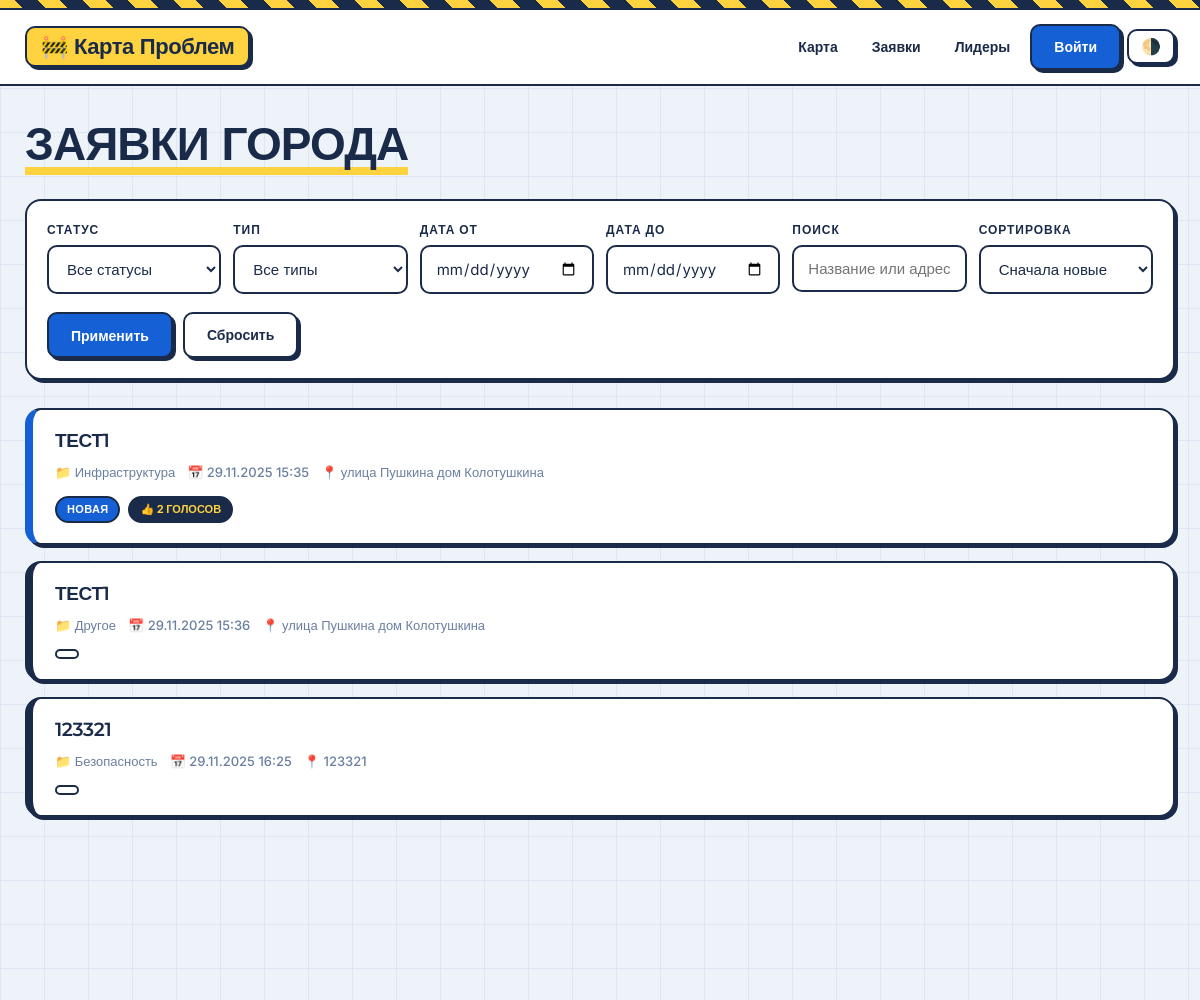
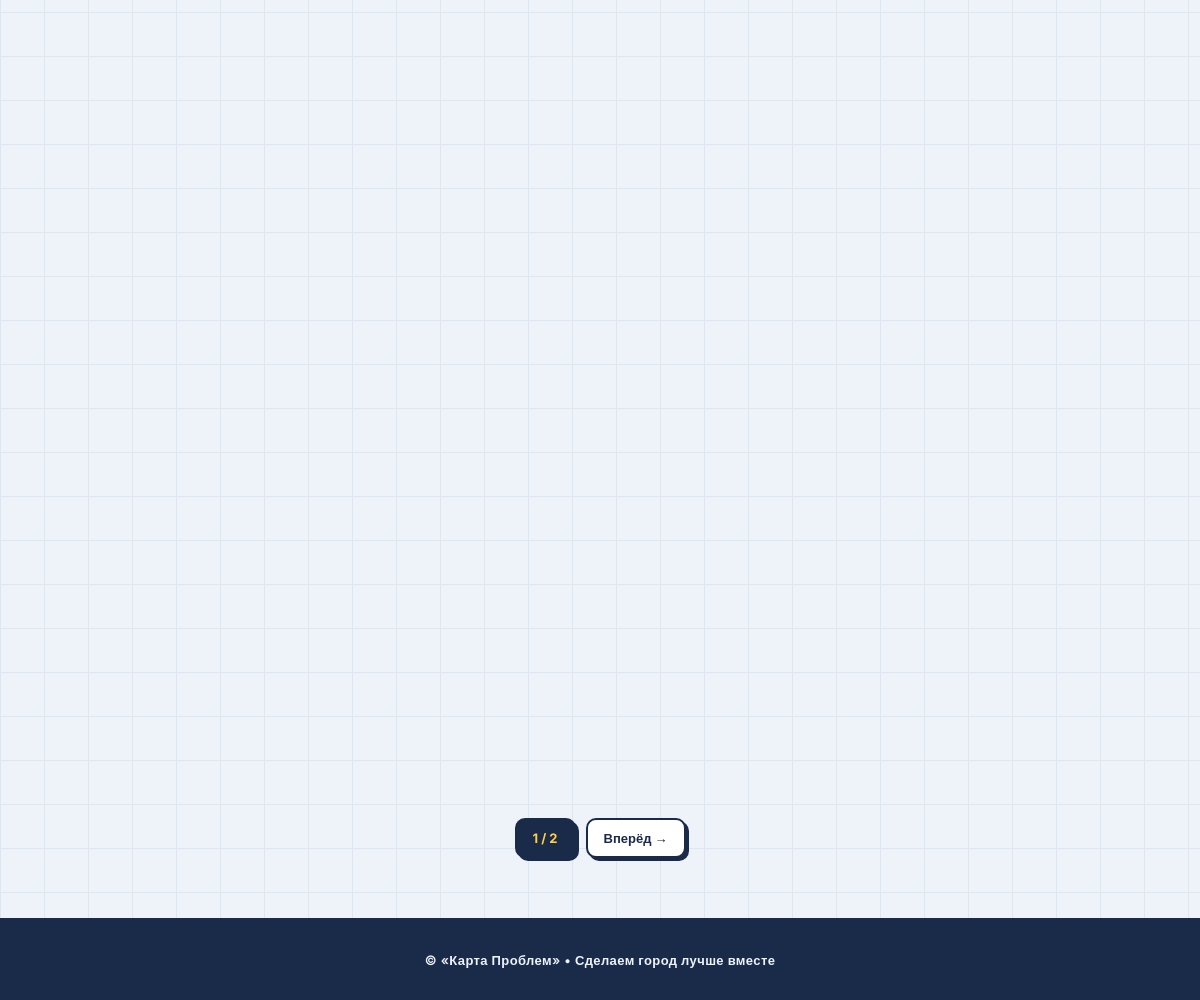
The app's page /problems/ with its own data (2 pictures, top to bottom).
### my_app/models.py (models this page shows, shortened)
class Problem(models.Model):
    class ProblemType(models.TextChoices):
        INFRASTRUCTURE = 'infrastructure', 'Инфраструктура'
        SAFETY = 'safety', 'Безопасность'
        BEAUTIFICATION = 'beautification', 'Благоустройство'
        SOCIAL = 'social', 'Социальное'
        OTHER = 'other', 'Другое'
    class Status(models.TextChoices):
        NEW = 'new', 'Новая'
        IN_PROGRESS = 'in_progress', 'В процессе'
        COMPLETED = 'completed', 'Решена'
        REJECTED = 'rejected', 'Отклонена'
    author = models.ForeignKey(
        User,
        on_delete=models.CASCADE,
        related_name='problems',
        verbose_name='Автор',
        null=True,
        blank=True,
    )
    title = models.CharField(max_length=100, verbose_name='Название')
    description = models.TextField(max_length=1000, verbose_name='Описание')
    picture = models.ImageField(
        upload_to='problems/%Y/%m/%d/',
        verbose_name='Фото',
        null=True,
        blank=True,
    )
    problem_type = models.CharField(
        max_length=50,
        choices=ProblemType.choices,
        default=ProblemType.OTHER,
        verbose_name='Тип проблемы',
    )
    address = models.CharField(max_length=300, verbose_name='Адрес объекта')
    status = models.CharField(
        max_length=50,
        choices=Status.choices,
        default=Status.NEW,
        verbose_name='Статус',
    )
    latitude = models.FloatField(verbose_name='Широта', null=True, blank=True)
    longitude = models.FloatField(verbose_name='Долгота', null=True, blank=True)
    create_time = models.DateTimeField(auto_now_add=True, verbose_name='Дата создания')
    updated_time = models.DateTimeField(auto_now=True, verbose_name='Дата обновления')
    completion_rewarded = models.BooleanField(
        default=False,
        verbose_name='Баллы за решение начислены',
    )
    class Meta:
        verbose_name = 'Проблема'
        verbose_name_plural = 'Проблемы'
        ordering = ['-create_time']
    def get_absolute_url(self):
        return reverse('problem_detail', kwargs={'pk': self.pk})

### my_app/views.py (the view, shortened to what this page needs)
# urls.py: path('problems/', views.problem_list_view, name='problem_list'),
def problem_list_view(request):
    problems = Problem.objects.annotate(votes_total=Count('votes'))
    filter_form = ProblemFilterForm(request.GET or None)
    paginator = Paginator(problems, 10)
    page_obj = paginator.get_page(request.GET.get('page'))
    q = request.GET.copy()
    q.pop('page', None)
    query_string = q.urlencode()
    return render(request, 'problem_list.html', {
        'problems': page_obj,
        'page_obj': page_obj,
        'filter_form': filter_form,
        'query_string': query_string,
        'is_my_problems': False,
    })

### my_app/forms.py
class ProblemFilterForm(forms.Form):
    SORT_CHOICES = [
        ('-create_time', 'Сначала новые'),
        ('create_time', 'Сначала старые'),
        ('-votes', 'По голосам'),
    ]
    status = forms.ChoiceField(
        choices=[('', 'Все статусы')] + list(Problem.Status.choices),
        required=False,
        label='Статус',
    )
    problem_type = forms.ChoiceField(
        choices=[('', 'Все типы')] + list(Problem.ProblemType.choices),
        required=False,
        label='Тип',
    )
    date_from = forms.DateField(
        required=False,
        label='Дата от',
        widget=forms.DateInput(attrs={'type': 'date'}),
    )
    date_to = forms.DateField(
        required=False,
        label='Дата до',
        widget=forms.DateInput(attrs={'type': 'date'}),
    )
    search = forms.CharField(
        required=False,
        label='Поиск',
        widget=forms.TextInput(attrs={'placeholder': 'Название или адрес'}),
    )
    sort = forms.ChoiceField(
        choices=SORT_CHOICES,
        required=False,
        label='Сортировка',
    )

### my_app/context_processors.py (called while the page is built)
def yandex_maps(request):
    return {'YANDEX_MAPS_API_KEY': getattr(settings, 'YANDEX_MAPS_API_KEY', '')}

### my_app/templates/problem_list.html (shortened to what this page needs)
{% extends "base.html" %}
{% block content %}
<div class="list-head">
    <h1>{% if is_my_problems %}Мои заявки{% else %}Заявки города{% endif %}</h1>
</div>
{% if not is_my_problems %}
<form method="get" class="filters-grid">
    {% for field in filter_form %}
        <div>
            <label for="{{ field.id_for_label }}">{{ field.label }}</label>
            {{ field }}
        </div>
    {% endfor %}
    <div class="filters-actions">
        <button type="submit" class="btn btn-primary">Применить</button>
        <a href="{% url 'problem_list' %}" class="btn btn-outline">Сбросить</a>
    </div>
</form>
{% endif %}
<div class="problems-list">
    {% for problem in problems %}
        <div class="problem-card s-{{ problem.status }} reveal">
            <h3><a href="{{ problem.get_absolute_url }}">{{ problem.title }}</a></h3>
            <div class="problem-meta">
                <span>📁 {{ problem.get_problem_type_display }}</span>
                <span>📅 {{ problem.create_time|date:"d.m.Y H:i" }}</span>
                <span>📍 {{ problem.address|truncatechars:50 }}</span>
            </div>
            <div class="problem-badges">
                <span class="badge-status b-{{ problem.status }}">{{ problem.get_status_display }}</span>
                {% if problem.votes_total %}
                    <span class="badge-votes">👍 {{ problem.votes_total }} голосов</span>
                {% endif %}
            </div>
        </div>
    {% endfor %}
</div>
{% if page_obj.has_other_pages %}
    <div class="pagination">
        <span>{{ page_obj.number }} / {{ page_obj.paginator.num_pages }}</span>
        {% if page_obj.has_next %}
            <a href="?page={{ page_obj.next_page_number }}{% if query_string %}&{{ query_string }}{% endif %}">Вперёд →</a>
        {% endif %}
    </div>
{% endif %}
{% endblock %}

### my_app/templates/base.html (style rules this page uses)
:root { --bg: #EEF3FA; --bg-map: #DDE7F3; --surface: #FFFFFF; --text: #1A2B4A; --text-muted: #6A7FA0; --primary: #1560D5; --primary-hover: #0F4CAD; --yellow: #FFD23F; --yellow-dark: #E6B800; --red: #E64A4A; --green: #27AE60; --border: #1A2B4A; --radius: 16px; --radius-sm: 10px; --shadow: 5px 5px 0 var(--border); --shadow-sm: 3px 3px 0 var(--border); --shadow-soft: 0 6px 20px rgba(26, 43, 74, 0.08); }
* { box-sizing: border-box; }
html { scroll-behavior: smooth; }
body { margin: 0; min-height: 100vh; font-family: 'Inter', sans-serif; color: var(--text); background-color: var(--bg); background-image: linear-gradient(var(--bg-map) 1px, transparent 1px), linear-gradient(90deg, var(--bg-map) 1px, transparent 1px); background-size: 44px 44px; line-height: 1.55; overflow-x: hidden; }
h1, h2, h3, h4, .logo { font-family: 'Montserrat', sans-serif; font-weight: 800; letter-spacing: -0.02em; color: var(--text); margin-top: 0; line-height: 1.15; }
a { color: var(--primary); text-decoration: none; font-weight: 600; transition: all .2s ease; }
.btn { padding: 10px 22px; border-radius: var(--radius-sm); border: 2px solid var(--border); background: var(--yellow); color: var(--text); font-weight: 700; font-size: 14px; font-family: 'Inter', sans-serif; cursor: pointer; text-align: center; box-shadow: var(--shadow-sm); transition: all .2s ease; display: inline-block; }
.btn-primary { background: var(--primary); color: white; }
.btn-outline { background: var(--surface); color: var(--text); }
input, textarea, select { width: 100%; padding: 12px 14px; border: 2px solid var(--border); border-radius: var(--radius-sm); background: var(--surface); color: var(--text); font-family: 'Inter', sans-serif; font-size: 15px; outline: none; margin-bottom: 6px; transition: all .2s ease; }
label { display: block; margin-bottom: 6px; font-weight: 700; font-size: 12px; color: var(--text); text-transform: uppercase; letter-spacing: 0.08em; }
.reveal { opacity: 0; transform: translateY(30px); transition: all 0.7s cubic-bezier(0.25, 1, 0.5, 1); }
.reveal.active, .reveal-left.active, .reveal-right.active, .reveal-zoom.active { opacity: 1; transform: translate(0) scale(1); }

### my_app/templates/problem_list.html (style rules this page uses)
.list-head { display: flex; justify-content: space-between; align-items: center; flex-wrap: wrap; gap: 16px; margin-bottom: 28px; }
.list-head h1 { font-size: clamp(30px, 4vw, 46px); text-transform: uppercase; margin: 0; position: relative; display: inline-block; }
.list-head h1::after { content: ""; position: absolute; bottom: -4px; left: 0; right: 0; height: 8px; background: var(--yellow); z-index: -1; }
.filters-grid { display: grid; gap: 12px; margin-bottom: 28px; grid-template-columns: repeat(auto-fit, minmax(170px, 1fr)); padding: 20px; border: 2px solid var(--border); border-radius: var(--radius); background: var(--surface); box-shadow: var(--shadow-sm); }
.filters-actions { grid-column: 1 / -1; display: flex; gap: 10px; flex-wrap: wrap; }
.problems-list { display: grid; gap: 16px; }
.problem-card { background: var(--surface); border: 2px solid var(--border); border-radius: var(--radius); padding: 20px 22px; box-shadow: var(--shadow-sm); transition: transform .2s ease; position: relative; overflow: hidden; border-left-width: 8px; }
.problem-card.s-new { border-left-color: var(--primary); }
.problem-card h3 { margin: 0 0 10px; font-size: 19px; text-transform: uppercase; }
.problem-card h3 a { color: var(--text); }
.problem-meta { display: flex; gap: 12px; flex-wrap: wrap; margin-bottom: 14px; font-size: 13px; color: var(--text-muted); font-weight: 500; }
.problem-badges { display: flex; gap: 8px; flex-wrap: wrap; }
.badge-status { padding: 3px 10px; border: 2px solid var(--border); border-radius: 50px; font-size: 11px; font-weight: 700; text-transform: uppercase; letter-spacing: 0.03em; }
.badge-status.b-new { background: var(--primary); color: white; }
.badge-votes { padding: 3px 10px; border: 2px solid var(--border); border-radius: 50px; font-size: 11px; font-weight: 700; background: var(--text); color: var(--yellow); text-transform: uppercase; }
.pagination { display: flex; justify-content: center; align-items: center; gap: 10px; margin: 32px 0 0; }
.pagination a, .pagination span { padding: 8px 16px; border: 2px solid var(--border); border-radius: var(--radius-sm); font-weight: 700; color: var(--text); background: var(--surface); box-shadow: var(--shadow-sm); font-size: 13px; }
.pagination span { background: var(--text); color: var(--yellow); }

### records on screen
Problem: title "ТЕСТ1", problem_type "Инфраструктура", create_time "29.11.2025 15:35", address "улица Пушкина дом Колотушкина", status "НОВАЯ", votes_total "2"
Problem: title "ТЕСТ1", problem_type "Другое", create_time "29.11.2025 15:36", address "улица Пушкина дом Колотушкина"
Problem: title "123321", problem_type "Безопасность", create_time "29.11.2025 16:25", address "123321"

### other values on screen
{{ field.label }} "СТАТУС" "ТИП" "ДАТА ОТ" "ДАТА ДО" "ПОИСК" "СОРТИРОВКА"
{{ page_obj.number }} "1"
{{ page_obj.paginator.num_pages }} "2"
